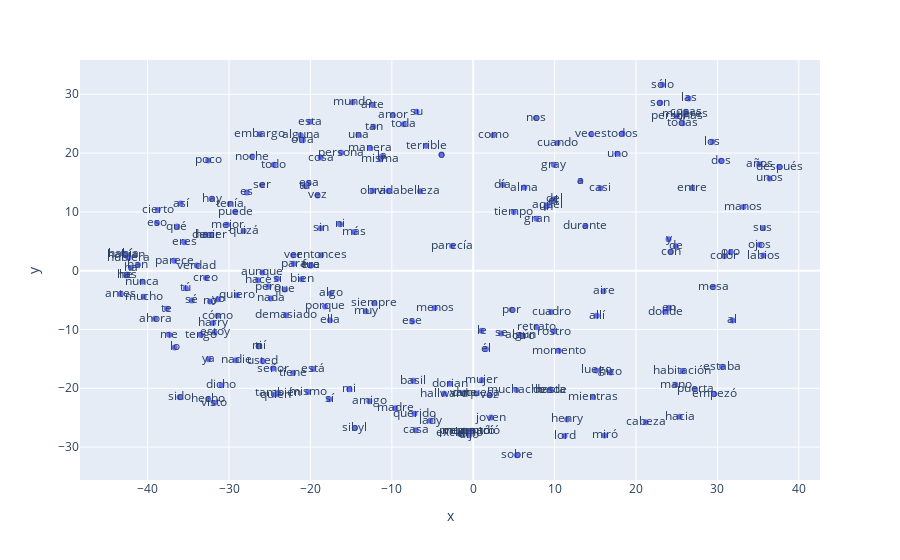

The cell this chart's notebook holds for it:
### Code cell
# Graficar los embedddings en 2D
import plotly.graph_objects as go
import plotly.express as px

vecs, labels = reduce_dimensions(w2v_model)

MAX_WORDS=200
fig = px.scatter(x=vecs[:MAX_WORDS,0], y=vecs[:MAX_WORDS,1], text=labels[:MAX_WORDS])
fig.show()
#fig.show(renderer="colab") # esto para plotly en colab

### Figure 1 — Plotly figure (JSON) as saved in the notebook; plotly's stock layout.template omitted (floating-point values rounded to 4 significant figures; data arrays with more than 128 entries replaced by an {"elided": "..."} marker saying what was removed)
{"data": [{"hovertemplate": "x=%{x}<br>y=%{y}<br>text=%{text}<extra></extra>", "legendgroup": "", "marker": {"color": "#636efa", "symbol": "circle"}, "mode": "markers+text", "name": "", "orientation": "v", "showlegend": false, "text": {"elided": "200 str values"}, "type": "scatter", "x": {"elided": "200 float values"}, "xaxis": "x", "y": {"elided": "200 float values"}, "yaxis": "y"}], "layout": {"legend": {"tracegroupgap": 0}, "margin": {"t": 60}, "xaxis": {"anchor": "y", "domain": [0, 1], "title": {"text": "x"}}, "yaxis": {"anchor": "x", "domain": [0, 1], "title": {"text": "y"}}}}
